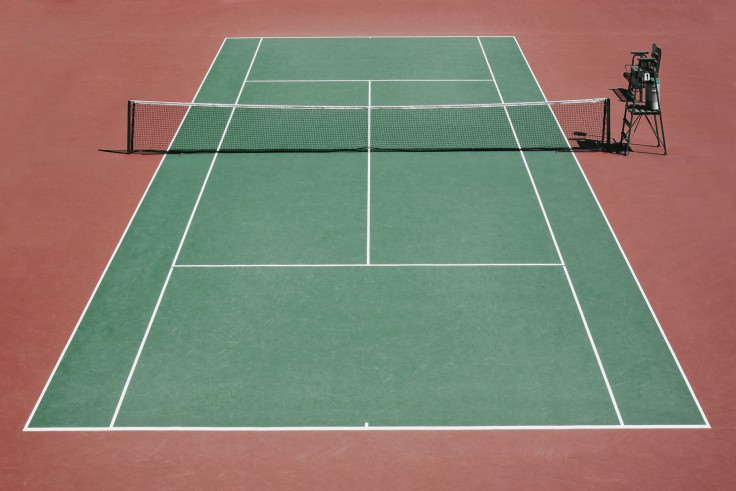
#> input picture images/te1.jpg, 736 x 491 px
$ python detect_lig.py
#> lines starting #> are read from the running program, lines starting #| are printed output that depends on the picture; after the words box and inside, x2 and y2 are one past the last pixel; in counts of white or black regions, pixels touching at a corner belong together
import cv2
import numpy as np


def display_lines(img, lines):

    for line in lines:
        x1,y1,x2,y2=line
        cv2.line(img, (x1,y1),(x2, y2),(0, 255, 0), 2)
        cv2.circle(img,(x1,y1), 1,(255,0,0),2)
        cv2.circle(img, (x2,y2), 1,(255, 0,0),2)

    cv2.imshow('image avec ligne', img)
    cv2.waitKey(0)

'''def filter_by_cordinates(lines, box):
    xmin,ymin,xmax, ymax=box
    lines_filtered=list()
    for line in lines:
        x1,y1,x2,y2=line
        if min(x1,x2) < xmin or min(y1, y2) < ymin or max(x1, x2) > xmax or max(y1, y2) > ymax:
            pass
        else:
            lines_filtered.append(line)
    return lines_filtered
'''


img=cv2.imread("images/te1.jpg")
#> img is the input picture: shape (491, 736, 3); mean B, G, R 111.7, 125.8, 134.7
#img=cv2.resize(img,(img.shape[1] // 3, img.shape[0] //3))

gray=cv2.cvtColor(img, cv2.COLOR_BGR2GRAY)
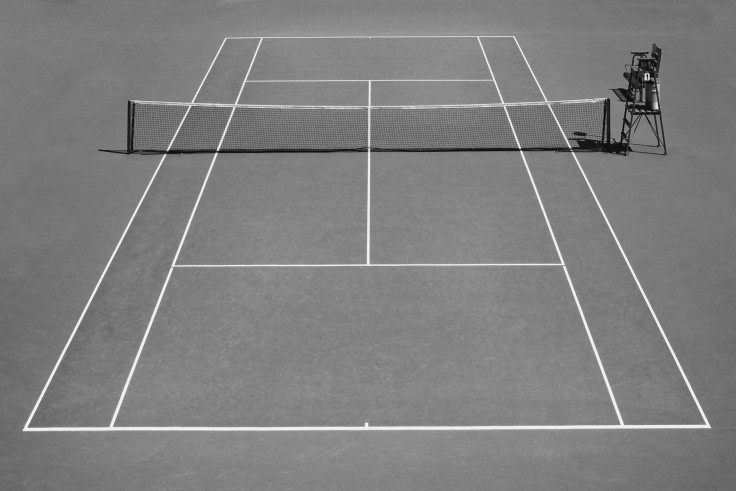
#> gray: shape (491, 736); min 3, max 250, mean 126.8

gray=cv2.threshold(gray, 180, 255, cv2.THRESH_BINARY)[1]
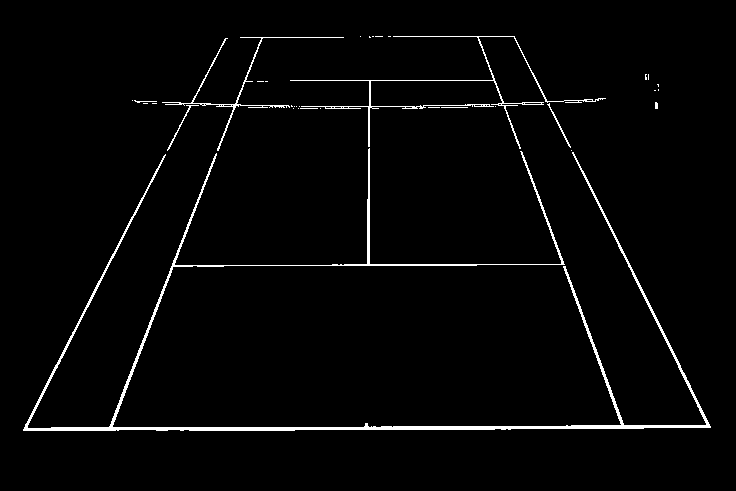
#> gray: shape (491, 736); 2.4% white in thin lines or dots, all inside (x1, y1, x2, y2) = (23, 36, 711, 431)

lines=cv2.HoughLinesP(gray,1, np.pi /180, 50, minLineLength=80,maxLineGap=20)
#> lines = 34 rows, first 6: [51, 427, 710, 427], [24, 428, 643, 428], [23, 429, 510, 429], [110, 430, 261, 37], [24, 430, 214, 58], [364, 426, 710, 426]
lines=np.squeeze(lines)

#lines=filter_by_cordinates(lines,(100, 100, gray.shape[1] -50, gray.shape[0]-50))


display_lines(img,lines)
#> the loop in display_lines, `for line in lines:` made 34 passes
#> (x1, y1, x2, y2) on passes 1 to 12: (51, 427, 710, 427), (24, 428, 643, 428), (23, 429, 510, 429), (110, 430, 261, 37), (24, 430, 214, 58), (364, 426, 710, 426), (172, 265, 476, 265), (513, 36, 690, 385), (498, 88, 621, 425), (332, 264, 564, 264), (23, 430, 118, 430), (549, 223, 623, 425)
#> after the loop in display_lines, `for line in lines:`:
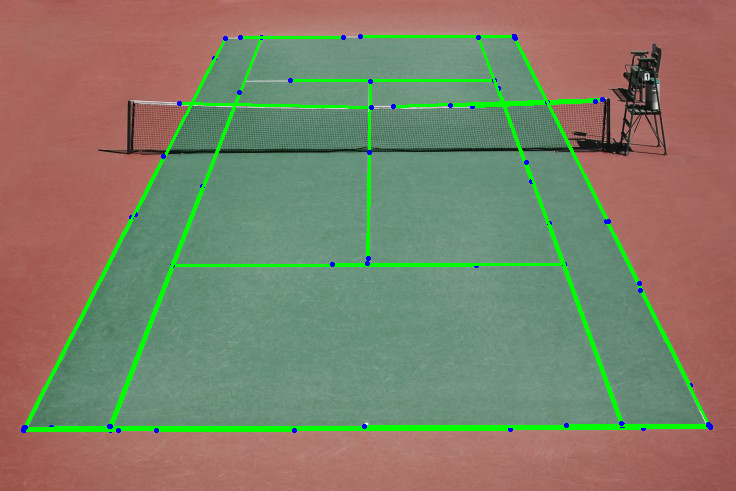
#> img: shape (491, 736, 3); 4.28% of pixels changed, all inside (x1, y1, x2, y2) = (21, 34, 713, 433)


cv2.imshow('image',gray)
cv2.waitKey(0)
cv2.destroyAllWindows()
